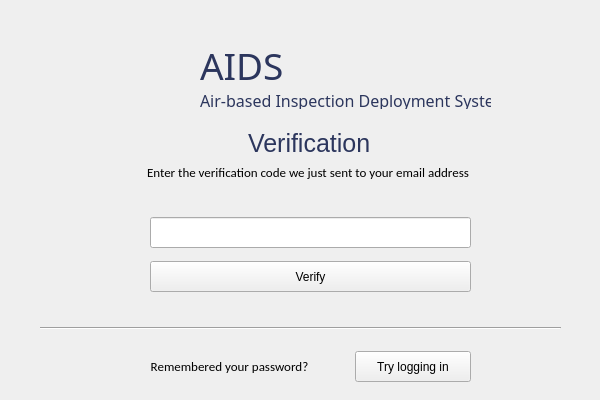
<?xml version="1.0" encoding="UTF-8"?>
<ui version="4.0">
 <class>MainWindow</class>
 <widget class="QMainWindow" name="MainWindow">
  <property name="geometry">
   <rect>
    <x>0</x>
    <y>0</y>
    <width>600</width>
    <height>400</height>
   </rect>
  </property>
  <property name="minimumSize">
   <size>
    <width>600</width>
    <height>400</height>
   </size>
  </property>
  <property name="maximumSize">
   <size>
    <width>600</width>
    <height>400</height>
   </size>
  </property>
  <property name="windowTitle">
   <string>AIDS – Verification</string>
  </property>
  <property name="windowIcon">
   <iconset>
    <normaloff>../Resources/logo_svg.svg</normaloff>../Resources/logo_svg.svg</iconset>
  </property>
  <widget class="QWidget" name="centralwidget">
   <widget class="QLabel" name="lbl_verification">
    <property name="geometry">
     <rect>
      <x>240</x>
      <y>110</y>
      <width>151</width>
      <height>71</height>
     </rect>
    </property>
    <property name="font">
     <font>
      <family>Helvetica</family>
      <pointsize>19</pointsize>
     </font>
    </property>
    <property name="styleSheet">
     <string notr="true">padding-left:2px;
padding-bottom: 4px;</string>
    </property>
    <property name="text">
     <string>&lt;html&gt;&lt;head/&gt;&lt;body&gt;&lt;p&gt;&lt;span style=&quot; color:#2c365d;&quot;&gt;Verification&lt;/span&gt;&lt;/p&gt;&lt;/body&gt;&lt;/html&gt;</string>
    </property>
   </widget>
   <widget class="QLabel" name="lbl_sub1">
    <property name="geometry">
     <rect>
      <x>140</x>
      <y>157</y>
      <width>351</width>
      <height>41</height>
     </rect>
    </property>
    <property name="font">
     <font>
      <family>Calibri</family>
      <pointsize>10</pointsize>
     </font>
    </property>
    <property name="styleSheet">
     <string notr="true">padding-left:4px;
padding-bottom:10px;</string>
    </property>
    <property name="text">
     <string>Enter the verification code we just sent to your email address</string>
    </property>
   </widget>
   <widget class="QLabel" name="lbl_error">
    <property name="geometry">
     <rect>
      <x>150</x>
      <y>180</y>
      <width>321</width>
      <height>31</height>
     </rect>
    </property>
    <property name="font">
     <font>
      <family>Calibri</family>
      <pointsize>9</pointsize>
     </font>
    </property>
    <property name="styleSheet">
     <string notr="true">padding-bottom:3 rem;</string>
    </property>
    <property name="text">
     <string/>
    </property>
    <property name="alignment">
     <set>Qt::AlignCenter</set>
    </property>
   </widget>
   <widget class="Line" name="line">
    <property name="geometry">
     <rect>
      <x>40</x>
      <y>320</y>
      <width>521</width>
      <height>16</height>
     </rect>
    </property>
    <property name="orientation">
     <enum>Qt::Horizontal</enum>
    </property>
   </widget>
   <widget class="QLabel" name="app_logo">
    <property name="geometry">
     <rect>
      <x>70</x>
      <y>20</y>
      <width>135</width>
      <height>114</height>
     </rect>
    </property>
    <property name="text">
     <string/>
    </property>
    <property name="pixmap">
     <pixmap>../Resources/aids_logo.png</pixmap>
    </property>
    <property name="alignment">
     <set>Qt::AlignCenter</set>
    </property>
   </widget>
   <widget class="QWidget" name="layoutWidget">
    <property name="geometry">
     <rect>
      <x>200</x>
      <y>40</y>
      <width>293</width>
      <height>71</height>
     </rect>
    </property>
    <layout class="QVBoxLayout" name="verticalLayout">
     <item>
      <widget class="QLabel" name="aids_logo">
       <property name="minimumSize">
        <size>
         <width>291</width>
         <height>43</height>
        </size>
       </property>
       <property name="maximumSize">
        <size>
         <width>291</width>
         <height>43</height>
        </size>
       </property>
       <property name="font">
        <font>
         <family>Audiowide</family>
         <pointsize>28</pointsize>
         <kerning>true</kerning>
        </font>
       </property>
       <property name="text">
        <string>&lt;html&gt;&lt;head/&gt;&lt;body&gt;&lt;p&gt;&lt;span style=&quot; color:#2c365d;&quot;&gt;AIDS&lt;/span&gt;&lt;/p&gt;&lt;/body&gt;&lt;/html&gt;</string>
       </property>
      </widget>
     </item>
     <item>
      <widget class="QLabel" name="app_name">
       <property name="minimumSize">
        <size>
         <width>291</width>
         <height>20</height>
        </size>
       </property>
       <property name="maximumSize">
        <size>
         <width>291</width>
         <height>20</height>
        </size>
       </property>
       <property name="font">
        <font>
         <family>Barlow Medium</family>
         <pointsize>12</pointsize>
         <kerning>true</kerning>
        </font>
       </property>
       <property name="text">
        <string>&lt;html&gt;&lt;head/&gt;&lt;body&gt;&lt;p&gt;&lt;span style=&quot; color:#2c365d;&quot;&gt;Air-based Inspection Deployment System&lt;/span&gt;&lt;/p&gt;&lt;/body&gt;&lt;/html&gt;</string>
       </property>
      </widget>
     </item>
    </layout>
   </widget>
   <widget class="QWidget" name="layoutWidget_2">
    <property name="geometry">
     <rect>
      <x>110</x>
      <y>350</y>
      <width>361</width>
      <height>33</height>
     </rect>
    </property>
    <layout class="QHBoxLayout" name="remember_layout">
     <item>
      <widget class="QLabel" name="lbl_remember">
       <property name="font">
        <font>
         <family>Calibri</family>
         <pointsize>10</pointsize>
        </font>
       </property>
       <property name="text">
        <string>Remembered your password?</string>
       </property>
       <property name="alignment">
        <set>Qt::AlignCenter</set>
       </property>
      </widget>
     </item>
     <item>
      <widget class="QPushButton" name="btn_forgot">
       <property name="minimumSize">
        <size>
         <width>116</width>
         <height>31</height>
        </size>
       </property>
       <property name="maximumSize">
        <size>
         <width>116</width>
         <height>31</height>
        </size>
       </property>
       <property name="font">
        <font>
         <family>Helvetica</family>
        </font>
       </property>
       <property name="styleSheet">
        <string notr="true"/>
       </property>
       <property name="text">
        <string>Try logging in</string>
       </property>
      </widget>
     </item>
    </layout>
   </widget>
   <widget class="QWidget" name="">
    <property name="geometry">
     <rect>
      <x>150</x>
      <y>210</y>
      <width>323</width>
      <height>91</height>
     </rect>
    </property>
    <layout class="QVBoxLayout" name="verification_layout">
     <item>
      <widget class="QLineEdit" name="txt_verCode">
       <property name="minimumSize">
        <size>
         <width>321</width>
         <height>31</height>
        </size>
       </property>
       <property name="maximumSize">
        <size>
         <width>321</width>
         <height>31</height>
        </size>
       </property>
       <property name="styleSheet">
        <string notr="true">padding-left: 4px;</string>
       </property>
      </widget>
     </item>
     <item>
      <widget class="QPushButton" name="btn_verify">
       <property name="sizePolicy">
        <sizepolicy hsizetype="Minimum" vsizetype="Fixed">
         <horstretch>0</horstretch>
         <verstretch>0</verstretch>
        </sizepolicy>
       </property>
       <property name="minimumSize">
        <size>
         <width>321</width>
         <height>31</height>
        </size>
       </property>
       <property name="maximumSize">
        <size>
         <width>321</width>
         <height>31</height>
        </size>
       </property>
       <property name="text">
        <string>Verify</string>
       </property>
      </widget>
     </item>
    </layout>
   </widget>
  </widget>
 </widget>
 <tabstops>
  <tabstop>txt_verCode</tabstop>
  <tabstop>btn_verify</tabstop>
  <tabstop>btn_forgot</tabstop>
 </tabstops>
 <resources/>
 <connections/>
</ui>
